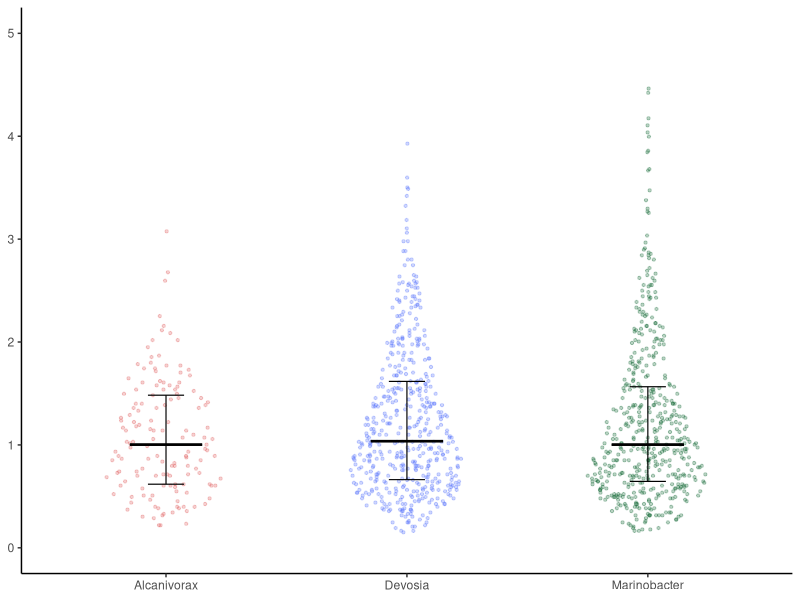
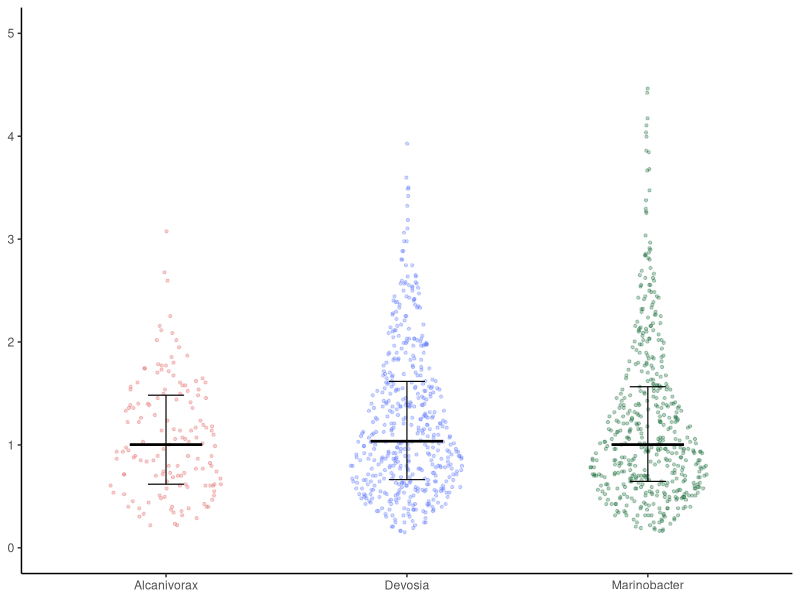

Generate these figures, in order, with R:
library("ggplot2")
library(ggforce)

df <- read.csv(file='data/SIP_roi.csv')
sample_info <- read.csv(file='data/SIP_sample_info.csv')

## add sample details to df using sample_info
for(i in 1:nrow(sample_info)){
  sample_name <- sample_info$sample_name[i]
  df$microplate[df$SAMPLE.NAME==sample_name] <- sample_info$microplate[i]
  df$ring[df$SAMPLE.NAME==sample_name] <- sample_info$ring[i]
  df$strain[df$SAMPLE.NAME==sample_name] <- sample_info$strain[i]
  df$treatment[df$SAMPLE.NAME==sample_name] <- sample_info$treatment[i]
}
df <- df[(df$ring!='inner')|(df$treatment!='none'),]

## summarize df
library("dplyr")
# detach(package:plyr)
df_stat <- df %>%
  group_by(ring, treatment, strain) %>%
  summarize(q25 = quantile(ROIAREA, probs = 0.25), 
            q50 = quantile(ROIAREA, probs = 0.5),
            q75 = quantile(ROIAREA, probs = 0.75),
            mean = mean(ROIAREA)
            )


## plot figures
ggplot() +
  geom_sina(data = df[(df$ring=='inner'),],
            aes(x=treatment, y=ROIAREA, color=treatment),
            maxwidth = 0.5,
            alpha=0.3,
            size=0.8) +
  scale_y_continuous(limits = c(0,5)) +
  geom_errorbar(data = df_stat[df_stat$ring=='inner',],
                aes(x=treatment, ymin=q50, ymax=q50),
                width = 0.3, size=0.8, color='black') +
  geom_errorbar(data=df_stat[df_stat$ring=='inner',],
                aes(x=treatment, ymin=q25, ymax=q75),
                width = 0.15, size=0.4, color='black') +
  scale_color_manual(values=c("#E06666","#5E7BFB","#1a6b3b","#878787")) +
  theme(strip.background = element_rect(fill=NA),
        panel.background = element_rect(fill = "transparent", color = NA),
        panel.grid.major = element_blank(),
        panel.grid.minor = element_blank(),
        plot.background = element_rect(fill = "transparent", color = NA),
        panel.border = element_blank(),
        legend.position = "none",
        axis.text.y.right = element_blank(),
        axis.ticks.y.right = element_blank(),
        axis.line.y.right = element_blank(),
        axis.line = element_line(),
        axis.title = element_blank()
  )

ggsave("figures/fig4d_size_inner.pdf", width = 2.5, height = 2.25)


## statistical test
kruskal.test(ROIAREA ~ ring, data = df[(df$treatment=='Marinobacter'),])
pairwise.wilcox.test(
  df$ROIAREA[(df$ring=='outer')], 
  df$treatment[(df$ring=='outer')], 
  p.adjust.method = "BH"
  )